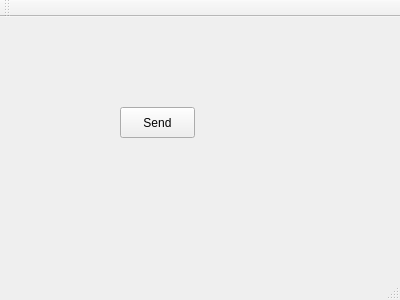
<?xml version="1.0" encoding="UTF-8"?>
<ui version="4.0">
 <class>MainWindow</class>
 <widget class="QMainWindow" name="MainWindow">
  <property name="geometry">
   <rect>
    <x>0</x>
    <y>0</y>
    <width>400</width>
    <height>300</height>
   </rect>
  </property>
  <property name="windowTitle">
   <string>MainWindow</string>
  </property>
  <widget class="QWidget" name="centralWidget">
   <widget class="QPushButton" name="send">
    <property name="geometry">
     <rect>
      <x>120</x>
      <y>90</y>
      <width>75</width>
      <height>31</height>
     </rect>
    </property>
    <property name="text">
     <string>Send</string>
    </property>
   </widget>
  </widget>
  <widget class="QMenuBar" name="menuBar">
   <property name="geometry">
    <rect>
     <x>0</x>
     <y>0</y>
     <width>400</width>
     <height>23</height>
    </rect>
   </property>
  </widget>
  <widget class="QToolBar" name="mainToolBar">
   <attribute name="toolBarArea">
    <enum>TopToolBarArea</enum>
   </attribute>
   <attribute name="toolBarBreak">
    <bool>false</bool>
   </attribute>
  </widget>
  <widget class="QStatusBar" name="statusBar"/>
 </widget>
 <layoutdefault spacing="6" margin="11"/>
 <resources/>
 <connections/>
</ui>
